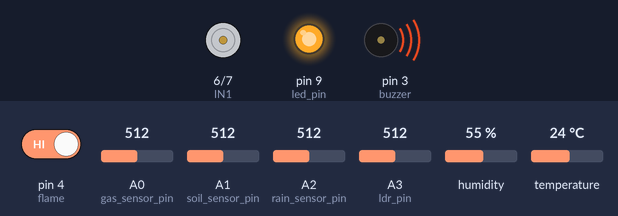
Bench run of a sketch on a simulated Arduino Uno, built with avr-gcc and run on an emulated ATmega328P. On the bench: motor-driver pin pairs drawn as motors (green arrow = first pin HIGH = forward, orange = second pin HIGH = backward, longer = more drive, scaled by the enable pin), output pins drawn as LEDs (lit = HIGH), buzzer (waves = sounding, pin HIGH). The test bench sets the inputs (shaded band); at power-on: A2 (rain_sensor_pin) = 512, A1 (soil_sensor_pin) = 512, A0 (gas_sensor_pin) = 512, pin 4 (flame) HIGH, A3 (ldr_pin) = 512, humidity 55 %, temperature 24 °C.

Above: at 5.3 s.
5.4 s: A2 (rain_sensor_pin) set to 609
8.3 s: A2 (rain_sensor_pin) set to 639
At 10.9 s:
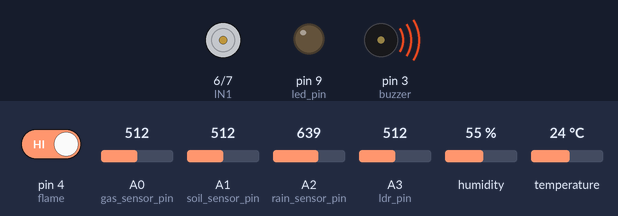
11.2 s: A1 (soil_sensor_pin) set to 598
13.5 s: A1 (soil_sensor_pin) set to 628
At 15.8 s:
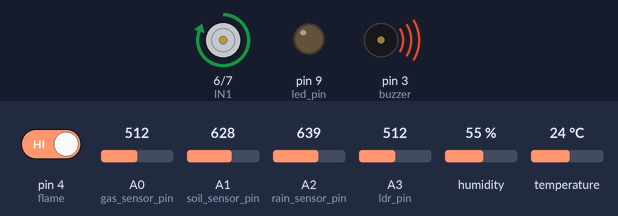
16.3 s: A0 (gas_sensor_pin) set to 280
18.6 s: A0 (gas_sensor_pin) set to 257
At 20.4 s:
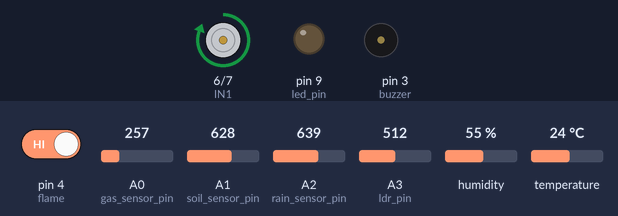
Timing chart, 0 to 21.9 s (numbered marks = the images above; inputs shaded):
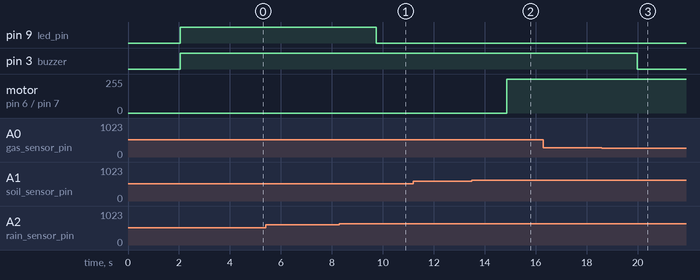

Measured:
- the behaviour switches between 625 and 626 on A2 (rain_sensor_pin) (found by bisection; images 0 and 1)
- the behaviour switches between 613 and 614 on A1 (soil_sensor_pin) (found by bisection; images 1 and 2)
- the behaviour switches between 265 and 264 on A0 (gas_sensor_pin) (found by bisection; images 2 and 3)
- after the input at 5.4 s, every drawn part: stays the same
- after the input at 8.3 s, pin 9 (led_pin): HIGH → LOW after 1.4 s
- after the input at 11.2 s, every drawn part: stays the same
- after the input at 13.5 s, motor on pin 6 (IN1) / pin 7 (IN2): stopped → forward 255/255 after 1.4 s
- after the input at 16.3 s, every drawn part: stays the same
- after the input at 18.6 s, pin 3 (buzzer): HIGH → LOW after 1.4 s

The sketch:

smart_agriculture.ino
```cpp
#include <DHT.h>
#include<SoftwareSerial.h>
#define DHTPIN 2       // Pin connected to the DHT11 sensor
#define DHTTYPE DHT11// DHT sensor type (DHT11 or DHT22)
#define soil_sensor_pin A1
#define gas_sensor_pin A0
#define rain_sensor_pin A2
#define ldr_pin A3
#define buzzer 3
#define led_pin 9
#define ENA 5
#define IN1 6
#define IN2 7
#define flame 4

SoftwareSerial BTSerial(0, 1);
DHT dht(DHTPIN, DHTTYPE);

void setup() {
  BTSerial.begin(9600);
  pinMode(buzzer, OUTPUT);
  pinMode(led_pin, OUTPUT);
  pinMode(ENA, OUTPUT);
  pinMode(IN1, OUTPUT);
  pinMode(IN2, OUTPUT);
  pinMode(flame, INPUT);
//  Serial.begin(9600);
  dht.begin();
}

void loop() {
  Temp_hum();
  soil();
  gas();
  ldr();
  fLame();
}


void Temp_hum() {
  delay(2000); // Wait for 2 seconds between measurements

  float temperature = dht.readTemperature();
  float humidity = dht.readHumidity();
//  Serial.print("Temperature: ");
//  Serial.print(temperature);
  BTSerial.print(temperature);
  BTSerial.print(" C");
  BTSerial.print(",");
  BTSerial.print(humidity);
  BTSerial.print(",");
//  Serial.print(" °C\t");
//  Serial.print("Humidity: ");
//  Serial.print(humidity);
//  Serial.println(" %");
}

void soil() {
  float moisture_percentage;
  int sensor_analog;
  sensor_analog = analogRead(soil_sensor_pin);
  moisture_percentage = ( 100 - ( (sensor_analog / 1023.00) * 100 ) );
//  Serial.print("Moisture Percentage = ");
//  Serial.print(moisture_percentage);
  BTSerial.print(moisture_percentage);
  BTSerial.print(" %");
  BTSerial.print(",");
//  Serial.print("%\n\n");
//  delay(1000);

  int rainValue = rain();

  if (moisture_percentage <= 40 and rainValue <= 99) {
    motorControl(255, HIGH, LOW);
  }

  else {
    motorControl(0, LOW, LOW);
  }
}

void motorControl(int speedA, int in1, int in2) {
  analogWrite(ENA, speedA);  // Set the motor speed
  digitalWrite(IN1, in1);  // Set the motor direction
  digitalWrite(IN2, in2);  // Set the motor direction
}

void gas() {
  unsigned int sensorValue = analogRead(gas_sensor_pin);  // Read the analog value from sensor
  unsigned int outputValue = map(sensorValue, 0, 1023, 0, 255); // map the 10-bit data to 8-bit data
  int flm = fLame();
  if (outputValue > 65) {
    digitalWrite(buzzer, HIGH);
  }// generate PWM signal

  else if (flm == 0) {
    digitalWrite(buzzer, HIGH);
    delay(100);
    digitalWrite(buzzer, LOW);
    delay(100);
  }

  else
    digitalWrite(buzzer, LOW);

//  Serial.print("Gas amount: ");
//  Serial.println(outputValue);
  BTSerial.print(outputValue);
  BTSerial.print(",");
}

int rain() {
  int sensorValue = analogRead(rain_sensor_pin);  // Read the analog value from sensor

  int outputValue = map(sensorValue, 0, 1023, 255, 0); // map the 10-bit data to 8-bit data


  if (outputValue >= 100) {
    digitalWrite(led_pin, HIGH);
  }

  else {
    digitalWrite(led_pin, LOW);
  }
//  Serial.print("Rain: ");
//  Serial.println(outputValue);
  BTSerial.print(outputValue);
  BTSerial.print(",");
  return outputValue;
}

void ldr() {
  int ldrVal = analogRead(ldr_pin);

//  Serial.print("Light Intensity: ");
//  Serial.println(ldrVal);
  BTSerial.print(ldrVal);
  BTSerial.print(",");
  BTSerial.print(";");
  delay(500);
}

int fLame() {
  int rd = digitalRead(flame);
  return rd;
}
```
